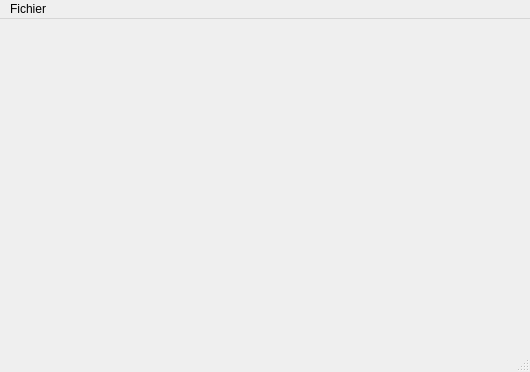
<ui version="4.0" >
 <class>MainWindow</class>
 <widget class="QMainWindow" name="MainWindow" >
  <property name="geometry" >
   <rect>
    <x>0</x>
    <y>0</y>
    <width>530</width>
    <height>372</height>
   </rect>
  </property>
  <property name="windowTitle" >
   <string>Mighty Graph</string>
  </property>
  <property name="windowIcon" >
   <iconset>../pngicon.png</iconset>
  </property>
  <widget class="QWidget" name="centralwidget" >
   <layout class="QHBoxLayout" >
    <item>
     <widget class="SvgGraph" native="1" name="graphImg" >
      <property name="sizePolicy" >
       <sizepolicy vsizetype="Preferred" hsizetype="Preferred" >
        <horstretch>0</horstretch>
        <verstretch>0</verstretch>
       </sizepolicy>
      </property>
     </widget>
    </item>
   </layout>
  </widget>
  <widget class="QMenuBar" name="menubar" >
   <property name="geometry" >
    <rect>
     <x>0</x>
     <y>0</y>
     <width>530</width>
     <height>22</height>
    </rect>
   </property>
   <widget class="QMenu" name="menuFichier" >
    <property name="title" >
     <string>Fichier</string>
    </property>
    <addaction name="actionOuvrir" />
    <addaction name="actionQuitter" />
   </widget>
   <addaction name="menuFichier" />
  </widget>
  <widget class="QStatusBar" name="statusbar" />
  <action name="actionOuvrir" >
   <property name="text" >
    <string>Ouvrir</string>
   </property>
  </action>
  <action name="actionQuitter" >
   <property name="text" >
    <string>Quitter</string>
   </property>
  </action>
 </widget>
 <customwidgets>
  <customwidget>
   <class>SvgGraph</class>
   <extends>QWidget</extends>
   <header>src/svggraph.h</header>
   <container>1</container>
  </customwidget>
 </customwidgets>
 <resources/>
 <connections/>
</ui>
